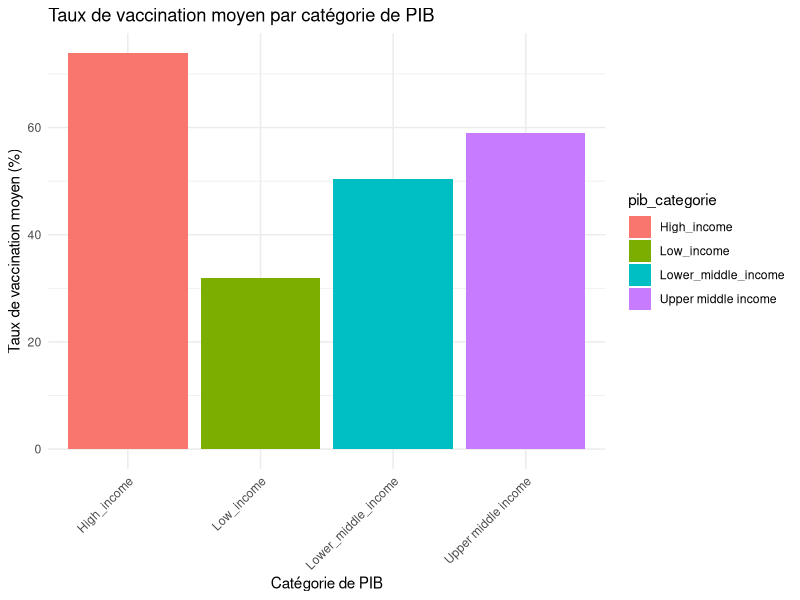
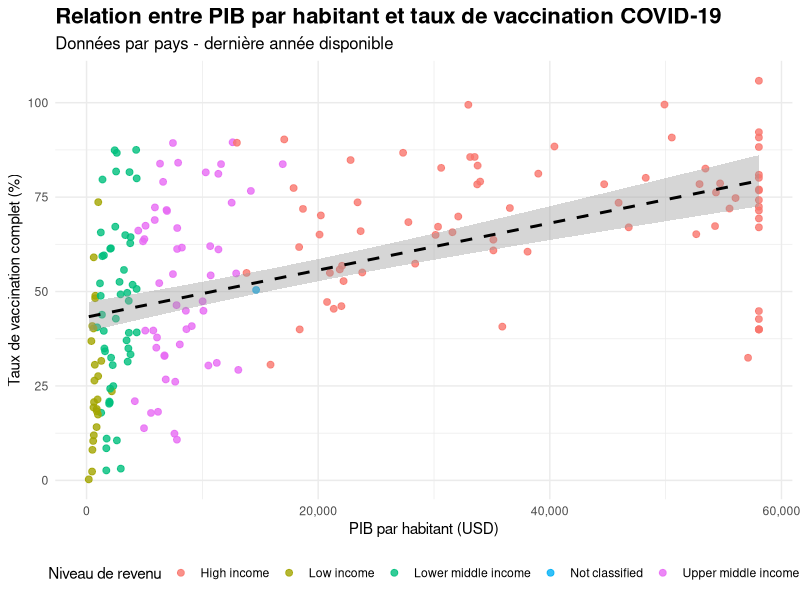
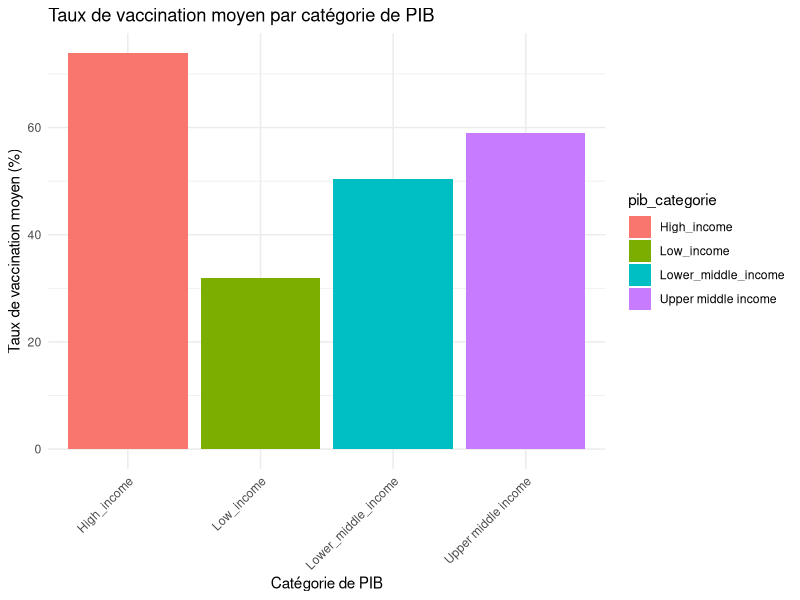
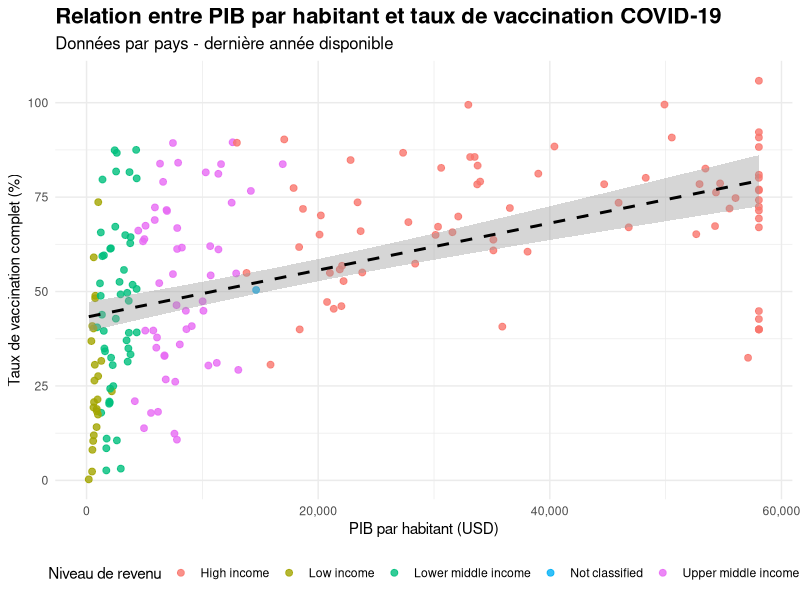

Source code (R) for these figures, in order:
# Data Analysis Script on the merged dataset
# -----------------------------------------------------------
# Analyse de la relation entre PIB par habitant et taux de vaccination COVID-19
# -----------------------------------------------------------
packages <- c("dplyr", "ggplot2", "readr", "scales")
installed <- packages %in% installed.packages()
if(any(!installed)) install.packages(packages[!installed])

# 1. Chargement des bibliothèques nécessaires
library(dplyr)
library(ggplot2)
library(readr)
library(scales)

# 2. Importation du jeu de données
data <- read_csv("merged_data.csv", show_col_types = FALSE)

# 3. Préparation des données
data_latest <- data %>%
  group_by(isocode) %>%
  filter(date == max(date)) %>%
  ungroup()

# 4. Sélection des variables d'intérêt et nettoyage
data_viz <- data_latest %>%
  select(isocode, income, gdp_per_capita_usd, peoplefullyvaccinatedperhundred, peoplevaccinatedperhundred) %>%
  filter(!is.na(gdp_per_capita_usd), 
         !is.na(peoplefullyvaccinatedperhundred),
         gdp_per_capita_usd > 0,
         peoplefullyvaccinatedperhundred > 0)

# 5. CATÉGORISATION DES PAYS SELON LE PIB (ANALYSE AJOUTÉE)
data_viz <- data_viz %>%
  mutate(
    pib_categorie = case_when(
      gdp_per_capita_usd < 1086 ~ "Low_income",
      gdp_per_capita_usd < 4255 ~ "Lower_middle_income",
      gdp_per_capita_usd < 13205 ~ "Upper middle income",
      TRUE ~ "High_income"
    )
  )

# Analyse descriptive par catégorie
cat("=== ANALYSE PAR CATÉGORIE DE PIB ===\n")
resume_categories <- data_viz %>%
  group_by(pib_categorie) %>%
  summarise(
    nmb_pays = n(),
    pib_moyen = mean(gdp_per_capita_usd, na.rm = TRUE),
    taux_vacc_moyen = mean(peoplevaccinatedperhundred, na.rm = TRUE),
    taux_vacc_median = median(peoplevaccinatedperhundred, na.rm = TRUE),
    .groups = 'drop'
  )
print(resume_categories)

# Tableau croisé
cat("\n=== RÉPARTITION DES PAYS PAR CATÉGORIE ===\n")
print(table(data_viz$pib_categorie))

# Graphique en barres par catégorie
p_categories <- data_viz %>%
  group_by(pib_categorie) %>%
  summarise(taux_moyen = mean(peoplevaccinatedperhundred, na.rm = TRUE)) %>%
  ggplot(aes(x = pib_categorie, y = taux_moyen, fill = pib_categorie)) +
  geom_col() +
  labs(title = "Taux de vaccination moyen par catégorie de PIB",
       x = "Catégorie de PIB",
       y = "Taux de vaccination moyen (%)") +
  theme_minimal() +
  theme(axis.text.x = element_text(angle = 45, hjust = 1))

print(p_categories)
ggsave("taux_vaccination_par_categorie.png", plot = p_categories, width = 10, height = 6)

# 6. Analyse statistique de la relation
cat("\n=== ANALYSE STATISTIQUE ===\n")
cor_test <- cor.test(data_viz$gdp_per_capita_usd, data_viz$peoplefullyvaccinatedperhundred)
print(cor_test)

modele <- lm(peoplefullyvaccinatedperhundred ~ gdp_per_capita_usd, data = data_viz)
print(summary(modele))

# 7. Création de la visualisation graphique principale
p <- ggplot(data_viz, aes(x = gdp_per_capita_usd, y = peoplefullyvaccinatedperhundred, color = income)) +
  geom_point(size = 2, alpha = 0.8) +
  geom_smooth(method = "lm", se = TRUE, color = "black", linetype = "dashed") +
  scale_x_continuous(labels = comma) +
  labs(
    title = "Relation entre PIB par habitant et taux de vaccination COVID-19",
    subtitle = "Données par pays - dernière année disponible",
    x = "PIB par habitant (USD)",
    y = "Taux de vaccination complet (%)",
    color = "Niveau de revenu"
  ) +
  theme_minimal() +
  theme(
    plot.title = element_text(face = "bold", size = 16),
    plot.subtitle = element_text(size = 12),
    legend.position = "bottom"
  )

print(p)

# 8. Sauvegarde des graphiques
ggsave("relation_pib_vaccination.png", plot = p, width = 9, height = 6)
cat("Graphiques sauvegardés :\n")
cat("- 'relation_pib_vaccination.png'\n")
cat("- 'taux_vaccination_par_categorie.png'\n")

# -----------------------------------------------------------
# Fin du script
# -----------------------------------------------------------
